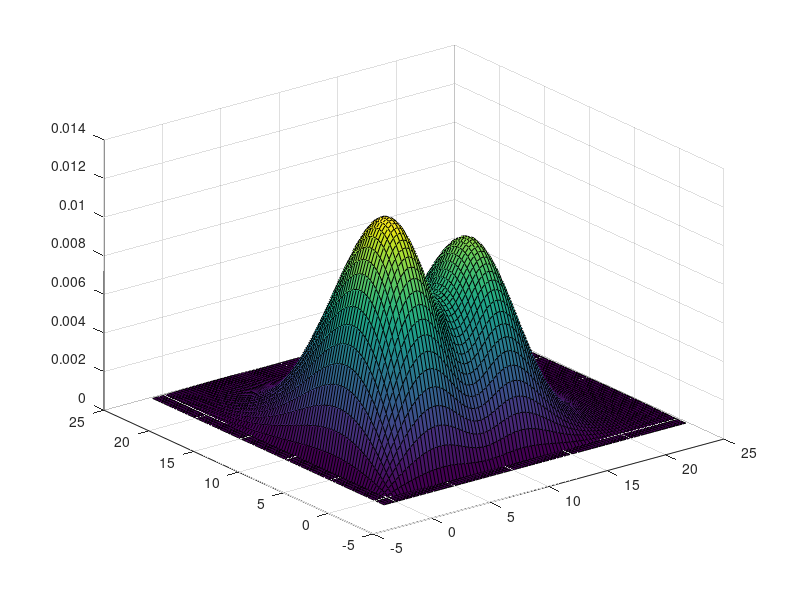

Source code (MATLAB): (Note: this script raises an error after producing the figure.)
%Combined Weibul cumulative distribution function 
k = 1.96;
lambda = 9.13;
F = @(x) wblcdf(x,lambda,k);

%Combined
alpha = 0.638;
p = 3; 
q = 1.5;
Fcomb = @(v1,v2) F(v1)'*F(v2).*(1+alpha*((1-F(v1).^p)).^q.*(1-F(v2).^p).^q);

v1 = -1:0.3:25;
v2 = -1:0.3:25;
z = Fcomb(v1, v2);

surf(v1,v2,z)

%%
%Combined Weibul density function 
f = @(x) wblpdf(x,lambda,k);
fcomb = @(v1, v2) f(v1)'*f(v2).*(1 + alpha*((1 - F(v1).^p).^(q - 1)).*((1 - F(v2).^p).^(q - 1)).*((F(v1).^p)*(1 + p*q) - 1).*((F(v2).^p)*(1 + p*q) - 1));

v1 = -1:0.3:25;
v2 = -1:0.3:25;
z = fcomb(v1, v2);

surf(v1,v2,z)
%%
mu = [1 1]*(b-a)/2;
sigma = eye(2)*30;

x1 = -10:1:30;
x2 = -10:1:30;
[X1,X2] = meshgrid(x1,x2);
X = [X1(:) X2(:)];

y = mvnpdf(X,mu,sigma);
y = reshape(y,length(x2),length(x1));

surf(x1,x2,y)
caxis([min(y(:))-0.5*range(y(:)),max(y(:))])
xlabel('x1')
ylabel('x2')
zlabel('Probability Density')
%%

%normNbrs = mvnrnd(mu, sigma, N, 2);


newP = @(x1,x2) P(x1).*fcomb(x1,x2);
surf(x1,x2,newP(x1,x2))
